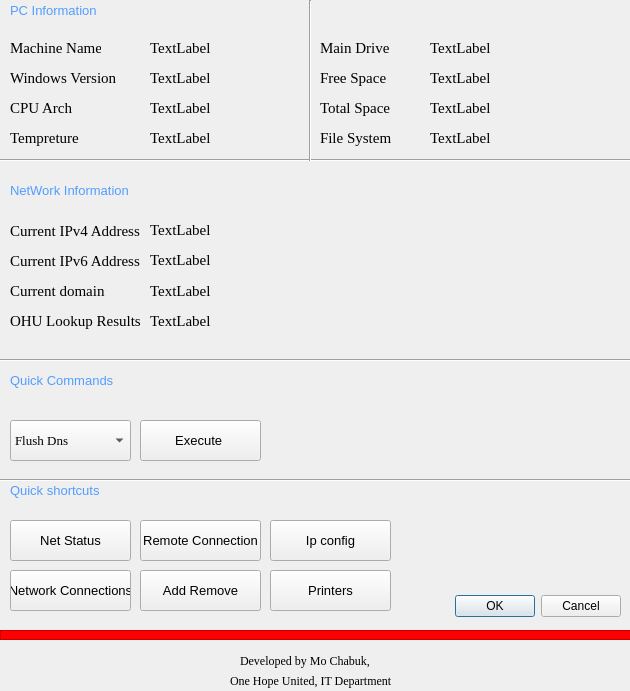
<?xml version="1.0" encoding="UTF-8"?>
<ui version="4.0">
 <class>ItWindow</class>
 <widget class="QDialog" name="ItWindow">
  <property name="geometry">
   <rect>
    <x>0</x>
    <y>0</y>
    <width>630</width>
    <height>691</height>
   </rect>
  </property>
  <property name="font">
   <font>
    <family>Times New Roman</family>
   </font>
  </property>
  <property name="windowTitle">
   <string>Dialog</string>
  </property>
  <property name="styleSheet">
   <string notr="true">border-color: rgb(255, 49, 183);</string>
  </property>
  <widget class="QDialogButtonBox" name="buttonBox">
   <property name="geometry">
    <rect>
     <x>280</x>
     <y>590</y>
     <width>341</width>
     <height>32</height>
    </rect>
   </property>
   <property name="orientation">
    <enum>Qt::Horizontal</enum>
   </property>
   <property name="standardButtons">
    <set>QDialogButtonBox::Cancel|QDialogButtonBox::Ok</set>
   </property>
  </widget>
  <widget class="QLabel" name="label">
   <property name="geometry">
    <rect>
     <x>10</x>
     <y>40</y>
     <width>91</width>
     <height>16</height>
    </rect>
   </property>
   <property name="font">
    <font>
     <family>Times New Roman</family>
     <pointsize>11</pointsize>
    </font>
   </property>
   <property name="text">
    <string>Machine Name</string>
   </property>
  </widget>
  <widget class="QLabel" name="label_2">
   <property name="geometry">
    <rect>
     <x>10</x>
     <y>100</y>
     <width>81</width>
     <height>16</height>
    </rect>
   </property>
   <property name="font">
    <font>
     <family>Times New Roman</family>
     <pointsize>11</pointsize>
    </font>
   </property>
   <property name="text">
    <string>CPU Arch</string>
   </property>
  </widget>
  <widget class="QLabel" name="label_3">
   <property name="geometry">
    <rect>
     <x>10</x>
     <y>70</y>
     <width>111</width>
     <height>16</height>
    </rect>
   </property>
   <property name="font">
    <font>
     <family>Times New Roman</family>
     <pointsize>11</pointsize>
    </font>
   </property>
   <property name="text">
    <string>Windows Version</string>
   </property>
  </widget>
  <widget class="Line" name="line">
   <property name="geometry">
    <rect>
     <x>0</x>
     <y>150</y>
     <width>651</width>
     <height>20</height>
    </rect>
   </property>
   <property name="orientation">
    <enum>Qt::Horizontal</enum>
   </property>
  </widget>
  <widget class="QLabel" name="MachNameLabel">
   <property name="geometry">
    <rect>
     <x>150</x>
     <y>40</y>
     <width>141</width>
     <height>16</height>
    </rect>
   </property>
   <property name="font">
    <font>
     <family>Times New Roman</family>
     <pointsize>11</pointsize>
    </font>
   </property>
   <property name="text">
    <string>TextLabel</string>
   </property>
  </widget>
  <widget class="QLabel" name="MachVerLabel">
   <property name="geometry">
    <rect>
     <x>150</x>
     <y>70</y>
     <width>121</width>
     <height>16</height>
    </rect>
   </property>
   <property name="font">
    <font>
     <family>Times New Roman</family>
     <pointsize>11</pointsize>
    </font>
   </property>
   <property name="text">
    <string>TextLabel</string>
   </property>
  </widget>
  <widget class="QLabel" name="MachCPU">
   <property name="geometry">
    <rect>
     <x>150</x>
     <y>100</y>
     <width>151</width>
     <height>16</height>
    </rect>
   </property>
   <property name="font">
    <font>
     <family>Times New Roman</family>
     <pointsize>11</pointsize>
    </font>
   </property>
   <property name="text">
    <string>TextLabel</string>
   </property>
  </widget>
  <widget class="QLabel" name="label_4">
   <property name="geometry">
    <rect>
     <x>10</x>
     <y>210</y>
     <width>151</width>
     <height>41</height>
    </rect>
   </property>
   <property name="font">
    <font>
     <family>Times New Roman</family>
     <pointsize>11</pointsize>
    </font>
   </property>
   <property name="styleSheet">
    <string notr="true"/>
   </property>
   <property name="text">
    <string>Current IPv4 Address </string>
   </property>
  </widget>
  <widget class="QLabel" name="IPv4Label">
   <property name="geometry">
    <rect>
     <x>150</x>
     <y>220</y>
     <width>201</width>
     <height>20</height>
    </rect>
   </property>
   <property name="font">
    <font>
     <family>Times New Roman</family>
     <pointsize>11</pointsize>
    </font>
   </property>
   <property name="text">
    <string>TextLabel</string>
   </property>
  </widget>
  <widget class="QLabel" name="label_5">
   <property name="geometry">
    <rect>
     <x>10</x>
     <y>270</y>
     <width>151</width>
     <height>41</height>
    </rect>
   </property>
   <property name="font">
    <font>
     <family>Times New Roman</family>
     <pointsize>11</pointsize>
    </font>
   </property>
   <property name="styleSheet">
    <string notr="true"/>
   </property>
   <property name="text">
    <string>Current domain</string>
   </property>
  </widget>
  <widget class="QLabel" name="DomainLabel">
   <property name="geometry">
    <rect>
     <x>150</x>
     <y>270</y>
     <width>231</width>
     <height>41</height>
    </rect>
   </property>
   <property name="font">
    <font>
     <family>Times New Roman</family>
     <pointsize>11</pointsize>
    </font>
   </property>
   <property name="text">
    <string>TextLabel</string>
   </property>
  </widget>
  <widget class="QLabel" name="label_6">
   <property name="geometry">
    <rect>
     <x>10</x>
     <y>300</y>
     <width>151</width>
     <height>41</height>
    </rect>
   </property>
   <property name="font">
    <font>
     <family>Times New Roman</family>
     <pointsize>11</pointsize>
    </font>
   </property>
   <property name="styleSheet">
    <string notr="true"/>
   </property>
   <property name="text">
    <string>OHU Lookup Results</string>
   </property>
  </widget>
  <widget class="QLabel" name="OhuLabel">
   <property name="geometry">
    <rect>
     <x>150</x>
     <y>300</y>
     <width>421</width>
     <height>41</height>
    </rect>
   </property>
   <property name="font">
    <font>
     <family>Times New Roman</family>
     <pointsize>11</pointsize>
    </font>
   </property>
   <property name="text">
    <string>TextLabel</string>
   </property>
  </widget>
  <widget class="QPushButton" name="NetStatButton">
   <property name="geometry">
    <rect>
     <x>10</x>
     <y>520</y>
     <width>121</width>
     <height>41</height>
    </rect>
   </property>
   <property name="font">
    <font>
     <pointsize>10</pointsize>
    </font>
   </property>
   <property name="text">
    <string>Net Status</string>
   </property>
  </widget>
  <widget class="QPushButton" name="NtConButton">
   <property name="geometry">
    <rect>
     <x>10</x>
     <y>570</y>
     <width>121</width>
     <height>41</height>
    </rect>
   </property>
   <property name="font">
    <font>
     <pointsize>10</pointsize>
    </font>
   </property>
   <property name="text">
    <string>Network Connections</string>
   </property>
  </widget>
  <widget class="QPushButton" name="IpConfButton">
   <property name="geometry">
    <rect>
     <x>270</x>
     <y>520</y>
     <width>121</width>
     <height>41</height>
    </rect>
   </property>
   <property name="font">
    <font>
     <pointsize>10</pointsize>
    </font>
   </property>
   <property name="text">
    <string>Ip config</string>
   </property>
  </widget>
  <widget class="QPushButton" name="AddRemButton">
   <property name="geometry">
    <rect>
     <x>140</x>
     <y>570</y>
     <width>121</width>
     <height>41</height>
    </rect>
   </property>
   <property name="font">
    <font>
     <pointsize>10</pointsize>
    </font>
   </property>
   <property name="text">
    <string>Add Remove</string>
   </property>
  </widget>
  <widget class="QPushButton" name="PrintersButton">
   <property name="geometry">
    <rect>
     <x>270</x>
     <y>570</y>
     <width>121</width>
     <height>41</height>
    </rect>
   </property>
   <property name="font">
    <font>
     <pointsize>10</pointsize>
    </font>
   </property>
   <property name="text">
    <string>Printers</string>
   </property>
  </widget>
  <widget class="QPushButton" name="RemoteConButton">
   <property name="geometry">
    <rect>
     <x>140</x>
     <y>520</y>
     <width>121</width>
     <height>41</height>
    </rect>
   </property>
   <property name="font">
    <font>
     <pointsize>10</pointsize>
    </font>
   </property>
   <property name="text">
    <string>Remote Connection</string>
   </property>
  </widget>
  <widget class="Line" name="line_2">
   <property name="geometry">
    <rect>
     <x>-10</x>
     <y>350</y>
     <width>651</width>
     <height>20</height>
    </rect>
   </property>
   <property name="font">
    <font>
     <weight>50</weight>
     <bold>false</bold>
    </font>
   </property>
   <property name="orientation">
    <enum>Qt::Horizontal</enum>
   </property>
  </widget>
  <widget class="Line" name="line_3">
   <property name="geometry">
    <rect>
     <x>0</x>
     <y>470</y>
     <width>721</width>
     <height>20</height>
    </rect>
   </property>
   <property name="orientation">
    <enum>Qt::Horizontal</enum>
   </property>
  </widget>
  <widget class="QLabel" name="label_7">
   <property name="geometry">
    <rect>
     <x>10</x>
     <y>130</y>
     <width>81</width>
     <height>16</height>
    </rect>
   </property>
   <property name="font">
    <font>
     <family>Times New Roman</family>
     <pointsize>11</pointsize>
    </font>
   </property>
   <property name="text">
    <string>Tempreture</string>
   </property>
  </widget>
  <widget class="QLabel" name="TempretureLabel">
   <property name="geometry">
    <rect>
     <x>150</x>
     <y>130</y>
     <width>151</width>
     <height>16</height>
    </rect>
   </property>
   <property name="font">
    <font>
     <family>Times New Roman</family>
     <pointsize>11</pointsize>
    </font>
   </property>
   <property name="text">
    <string>TextLabel</string>
   </property>
  </widget>
  <widget class="QComboBox" name="QuickComDB">
   <property name="geometry">
    <rect>
     <x>10</x>
     <y>420</y>
     <width>121</width>
     <height>41</height>
    </rect>
   </property>
   <property name="font">
    <font>
     <family>Times New Roman</family>
     <pointsize>10</pointsize>
    </font>
   </property>
   <item>
    <property name="text">
     <string>Flush Dns</string>
    </property>
   </item>
   <item>
    <property name="text">
     <string>Force Restart</string>
    </property>
   </item>
   <item>
    <property name="text">
     <string>CMD Admin</string>
    </property>
   </item>
   <item>
    <property name="text">
     <string>Restart in SafeMode</string>
    </property>
   </item>
  </widget>
  <widget class="QLabel" name="label_8">
   <property name="geometry">
    <rect>
     <x>10</x>
     <y>240</y>
     <width>151</width>
     <height>41</height>
    </rect>
   </property>
   <property name="font">
    <font>
     <family>Times New Roman</family>
     <pointsize>11</pointsize>
    </font>
   </property>
   <property name="styleSheet">
    <string notr="true"/>
   </property>
   <property name="text">
    <string>Current IPv6 Address </string>
   </property>
  </widget>
  <widget class="QLabel" name="IPv6Label">
   <property name="geometry">
    <rect>
     <x>150</x>
     <y>250</y>
     <width>201</width>
     <height>20</height>
    </rect>
   </property>
   <property name="font">
    <font>
     <family>Times New Roman</family>
     <pointsize>11</pointsize>
    </font>
   </property>
   <property name="text">
    <string>TextLabel</string>
   </property>
  </widget>
  <widget class="QLabel" name="label_9">
   <property name="geometry">
    <rect>
     <x>10</x>
     <y>470</y>
     <width>151</width>
     <height>41</height>
    </rect>
   </property>
   <property name="font">
    <font>
     <family>MS Shell Dlg 2</family>
     <pointsize>10</pointsize>
     <weight>9</weight>
     <italic>false</italic>
     <bold>false</bold>
    </font>
   </property>
   <property name="styleSheet">
    <string notr="true">color: rgb(82, 157, 255);
font: 75 10pt &quot;MS Shell Dlg 2&quot;;</string>
   </property>
   <property name="text">
    <string>Quick shortcuts</string>
   </property>
  </widget>
  <widget class="QLabel" name="label_10">
   <property name="geometry">
    <rect>
     <x>10</x>
     <y>170</y>
     <width>151</width>
     <height>41</height>
    </rect>
   </property>
   <property name="font">
    <font>
     <family>MS Shell Dlg 2</family>
     <pointsize>10</pointsize>
     <weight>9</weight>
     <italic>false</italic>
     <bold>false</bold>
    </font>
   </property>
   <property name="styleSheet">
    <string notr="true">color: rgb(82, 157, 255);
font: 75 10pt &quot;MS Shell Dlg 2&quot;;</string>
   </property>
   <property name="text">
    <string>NetWork Information</string>
   </property>
  </widget>
  <widget class="QLabel" name="label_11">
   <property name="geometry">
    <rect>
     <x>10</x>
     <y>-10</y>
     <width>151</width>
     <height>41</height>
    </rect>
   </property>
   <property name="font">
    <font>
     <family>MS Shell Dlg 2</family>
     <pointsize>10</pointsize>
     <weight>9</weight>
     <italic>false</italic>
     <bold>false</bold>
    </font>
   </property>
   <property name="styleSheet">
    <string notr="true">color: rgb(82, 157, 255);
font: 75 10pt &quot;MS Shell Dlg 2&quot;;</string>
   </property>
   <property name="text">
    <string>PC Information</string>
   </property>
  </widget>
  <widget class="QPushButton" name="ExecuteButton">
   <property name="geometry">
    <rect>
     <x>140</x>
     <y>420</y>
     <width>121</width>
     <height>41</height>
    </rect>
   </property>
   <property name="font">
    <font>
     <pointsize>10</pointsize>
    </font>
   </property>
   <property name="text">
    <string>Execute </string>
   </property>
  </widget>
  <widget class="QLabel" name="label_12">
   <property name="geometry">
    <rect>
     <x>10</x>
     <y>360</y>
     <width>151</width>
     <height>41</height>
    </rect>
   </property>
   <property name="font">
    <font>
     <family>MS Shell Dlg 2</family>
     <pointsize>10</pointsize>
     <weight>9</weight>
     <italic>false</italic>
     <bold>false</bold>
    </font>
   </property>
   <property name="styleSheet">
    <string notr="true">color: rgb(82, 157, 255);
font: 75 10pt &quot;MS Shell Dlg 2&quot;;</string>
   </property>
   <property name="text">
    <string>Quick Commands</string>
   </property>
  </widget>
  <widget class="Line" name="line_4">
   <property name="geometry">
    <rect>
     <x>300</x>
     <y>0</y>
     <width>20</width>
     <height>161</height>
    </rect>
   </property>
   <property name="orientation">
    <enum>Qt::Vertical</enum>
   </property>
  </widget>
  <widget class="QLabel" name="label_13">
   <property name="geometry">
    <rect>
     <x>320</x>
     <y>40</y>
     <width>91</width>
     <height>16</height>
    </rect>
   </property>
   <property name="font">
    <font>
     <family>Times New Roman</family>
     <pointsize>11</pointsize>
    </font>
   </property>
   <property name="text">
    <string>Main Drive</string>
   </property>
  </widget>
  <widget class="QLabel" name="DriveNameLabel">
   <property name="geometry">
    <rect>
     <x>430</x>
     <y>40</y>
     <width>141</width>
     <height>16</height>
    </rect>
   </property>
   <property name="font">
    <font>
     <family>Times New Roman</family>
     <pointsize>11</pointsize>
    </font>
   </property>
   <property name="text">
    <string>TextLabel</string>
   </property>
  </widget>
  <widget class="QLabel" name="label_14">
   <property name="geometry">
    <rect>
     <x>320</x>
     <y>70</y>
     <width>91</width>
     <height>16</height>
    </rect>
   </property>
   <property name="font">
    <font>
     <family>Times New Roman</family>
     <pointsize>11</pointsize>
    </font>
   </property>
   <property name="text">
    <string>Free Space</string>
   </property>
  </widget>
  <widget class="QLabel" name="label_15">
   <property name="geometry">
    <rect>
     <x>320</x>
     <y>100</y>
     <width>91</width>
     <height>16</height>
    </rect>
   </property>
   <property name="font">
    <font>
     <family>Times New Roman</family>
     <pointsize>11</pointsize>
    </font>
   </property>
   <property name="text">
    <string>Total Space</string>
   </property>
  </widget>
  <widget class="QLabel" name="FreeSpaceLabel">
   <property name="geometry">
    <rect>
     <x>430</x>
     <y>70</y>
     <width>141</width>
     <height>16</height>
    </rect>
   </property>
   <property name="font">
    <font>
     <family>Times New Roman</family>
     <pointsize>11</pointsize>
    </font>
   </property>
   <property name="text">
    <string>TextLabel</string>
   </property>
  </widget>
  <widget class="QLabel" name="TotalSpace">
   <property name="geometry">
    <rect>
     <x>430</x>
     <y>100</y>
     <width>141</width>
     <height>16</height>
    </rect>
   </property>
   <property name="font">
    <font>
     <family>Times New Roman</family>
     <pointsize>11</pointsize>
    </font>
   </property>
   <property name="text">
    <string>TextLabel</string>
   </property>
  </widget>
  <widget class="QLabel" name="label_16">
   <property name="geometry">
    <rect>
     <x>320</x>
     <y>130</y>
     <width>91</width>
     <height>16</height>
    </rect>
   </property>
   <property name="font">
    <font>
     <family>Times New Roman</family>
     <pointsize>11</pointsize>
    </font>
   </property>
   <property name="text">
    <string>File System</string>
   </property>
  </widget>
  <widget class="QLabel" name="FileSystemLabel">
   <property name="geometry">
    <rect>
     <x>430</x>
     <y>130</y>
     <width>141</width>
     <height>16</height>
    </rect>
   </property>
   <property name="font">
    <font>
     <family>Times New Roman</family>
     <pointsize>11</pointsize>
    </font>
   </property>
   <property name="text">
    <string>TextLabel</string>
   </property>
  </widget>
  <widget class="QFrame" name="frame_2">
   <property name="geometry">
    <rect>
     <x>0</x>
     <y>630</y>
     <width>631</width>
     <height>10</height>
    </rect>
   </property>
   <property name="styleSheet">
    <string notr="true">background-color: rgb(255, 0, 0);</string>
   </property>
   <property name="frameShape">
    <enum>QFrame::StyledPanel</enum>
   </property>
   <property name="frameShadow">
    <enum>QFrame::Raised</enum>
   </property>
  </widget>
  <widget class="QLabel" name="label_17">
   <property name="geometry">
    <rect>
     <x>240</x>
     <y>650</y>
     <width>131</width>
     <height>21</height>
    </rect>
   </property>
   <property name="text">
    <string>Developed by Mo Chabuk, </string>
   </property>
  </widget>
  <widget class="QLabel" name="label_18">
   <property name="geometry">
    <rect>
     <x>230</x>
     <y>670</y>
     <width>161</width>
     <height>21</height>
    </rect>
   </property>
   <property name="text">
    <string>One Hope United, IT Department</string>
   </property>
  </widget>
 </widget>
 <resources/>
 <connections>
  <connection>
   <sender>buttonBox</sender>
   <signal>accepted()</signal>
   <receiver>ItWindow</receiver>
   <slot>accept()</slot>
   <hints>
    <hint type="sourcelabel">
     <x>248</x>
     <y>254</y>
    </hint>
    <hint type="destinationlabel">
     <x>157</x>
     <y>274</y>
    </hint>
   </hints>
  </connection>
  <connection>
   <sender>buttonBox</sender>
   <signal>rejected()</signal>
   <receiver>ItWindow</receiver>
   <slot>reject()</slot>
   <hints>
    <hint type="sourcelabel">
     <x>316</x>
     <y>260</y>
    </hint>
    <hint type="destinationlabel">
     <x>286</x>
     <y>274</y>
    </hint>
   </hints>
  </connection>
 </connections>
</ui>
